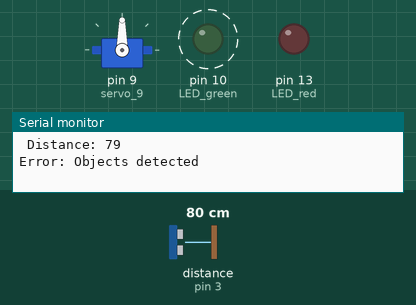
The sketch below on a simulated Arduino Uno, built with avr-gcc and run on an emulated ATmega328P. On the bench: servo, output pins drawn as LEDs (lit = HIGH), the last lines printed to the serial monitor. Wiring (inferred from the names in the program): ultrasonic range finder: trigger pin 4; echo pin 3. Dashed ring = blinking. The inputs (shaded band) are chosen by the test bench; at power-on: distance to the obstacle (sensor on pin 3) 80 cm. The echo pulse lasts 58.3 µs per cm; pins used as bus, display or sensor lines are not drawn.

Above: at 0.03 s.
At 1.2 s:
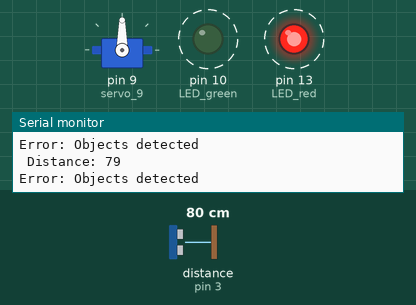
1.3 s: distance to the obstacle (sensor on pin 3) set to 2 cm
4.3 s: distance to the obstacle (sensor on pin 3) set to 18 cm
10.3 s: distance to the obstacle (sensor on pin 3) set to 4 cm
Timing chart, 0 to 25.3 s (numbered marks = the images above; inputs shaded):
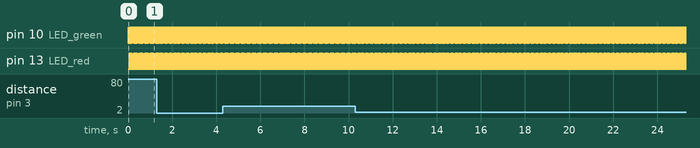

The sketch:

1_CircuitPrototype.ino
```cpp
#include <Servo.h>

#define LED_red 13
#define LED_green 10

#define Echo_pin 3
#define Trig_pin 4

int pos = 0;
int dist;
int distance = 333;
long duration;

Servo servo_9;

void setup() {
  Serial.begin(9600);
  pinMode(LED_red, OUTPUT);
  pinMode(LED_green, OUTPUT);
  pinMode(Echo_pin, INPUT);
  pinMode(Trig_pin, OUTPUT);
  servo_9.attach(9, 500, 2500);
  digitalWrite(LED_red, HIGH);
  digitalWrite(LED_green, LOW);
}

void loop() {
  dist = get_Distance();
  if (dist >= 329) {
    switch_led();
    for (pos = 0; pos <= 180; pos += 1) {
      servo_9.write(pos);
      delay(15);
    }
    digitalWrite(LED_red, LOW);
    digitalWrite(LED_green, HIGH);
  } else {
    switch_led();
    Serial.println("Error: Objects detected");
    digitalWrite(LED_red, HIGH);
    digitalWrite(LED_green, LOW);
  }
}

void switch_led() {
  if (digitalRead(LED_red)) {
    digitalWrite(LED_red, LOW);
    digitalWrite(LED_green, HIGH);
  } else {
    digitalWrite(LED_red, HIGH);
    digitalWrite(LED_green, LOW);
  }
}

int get_Distance() {
  digitalWrite(Trig_pin, LOW);
  delayMicroseconds(2);
  digitalWrite(Trig_pin, HIGH);
  delayMicroseconds(10);
  digitalWrite(Trig_pin, LOW);

  duration = pulseIn(Echo_pin, HIGH);
  distance = (duration * 0.0343) / 2;
  Serial.print(" Distance: ");
  Serial.println(distance);
  return distance;
}
```

Measured:
- by itself, pin 10 (LED_green): alternates HIGH for 0.03 s and LOW for 0.01 s
- by itself, pin 13 (LED_red): alternates HIGH for 0.01 s and LOW for 0.03 s
